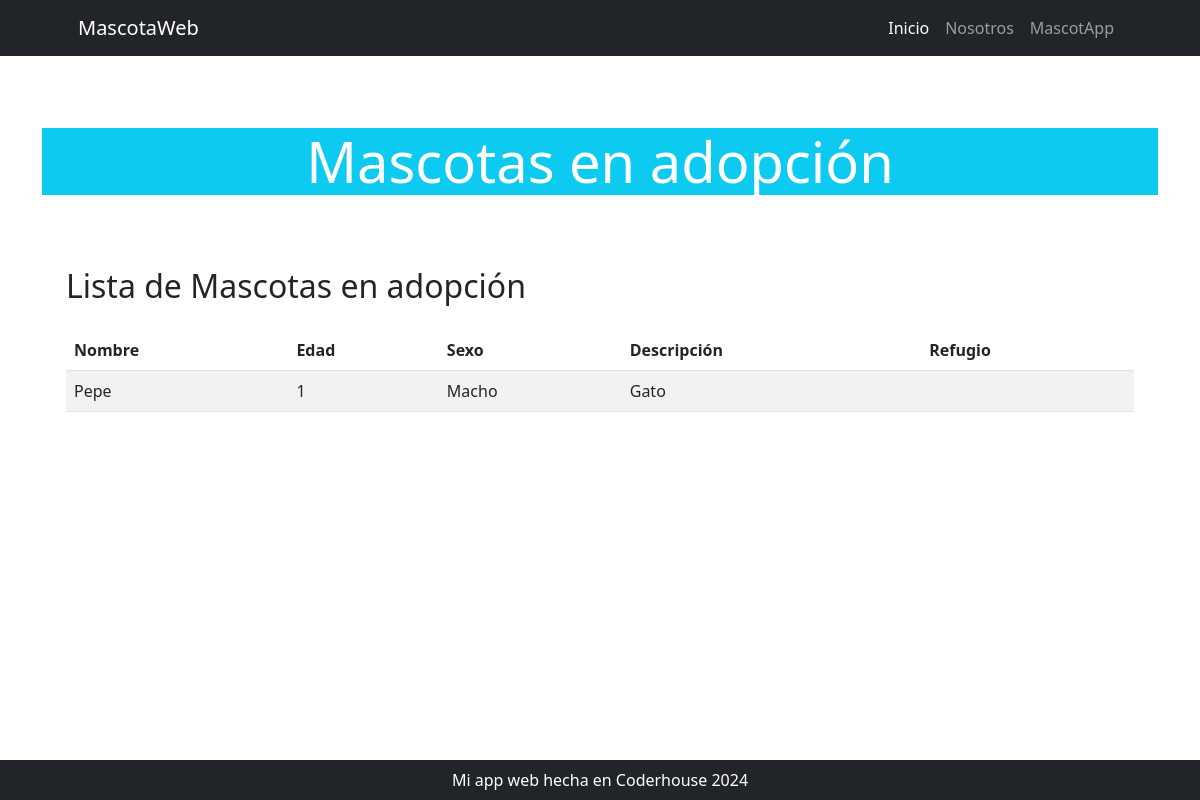
The page /mi_aplicacion/mascota/list on the database as committed earlier.
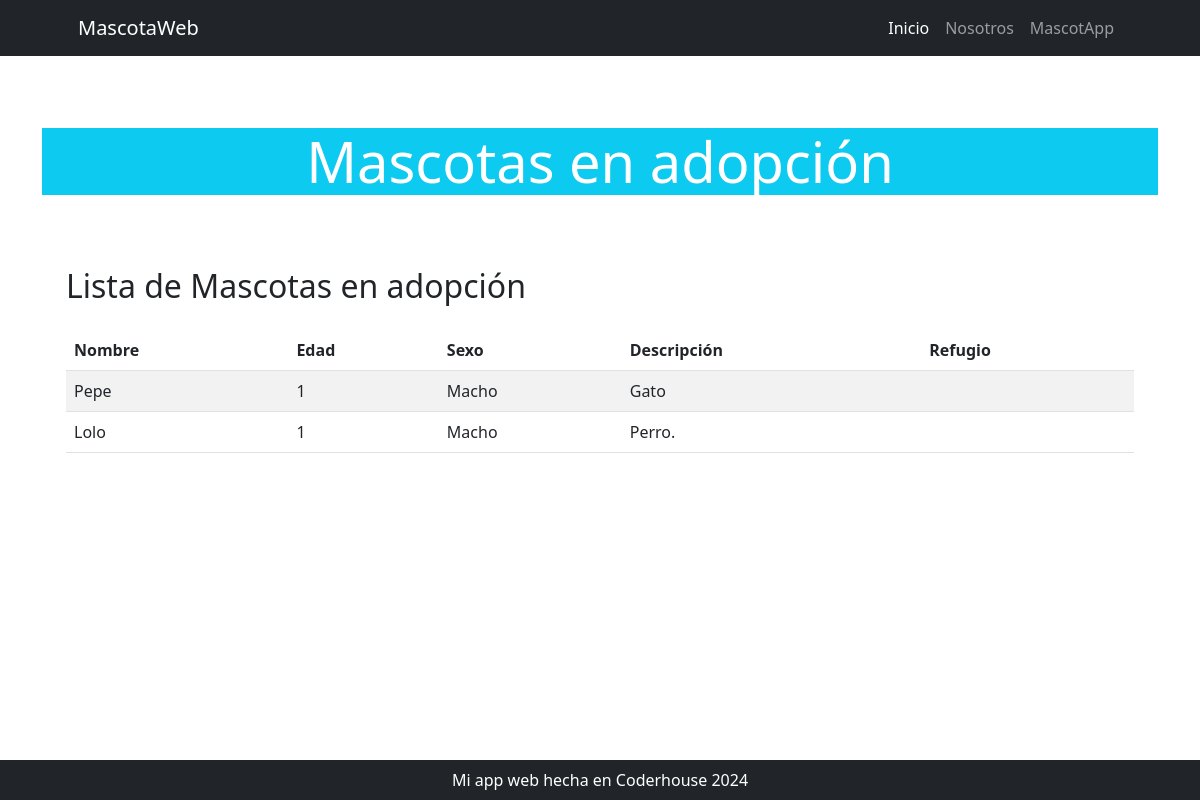
The same page on the database as committed later.
### mi_aplicacion/models.py (models this page shows, shortened)
class Mascota(models.Model):
    nombre = models.CharField(max_length=150)
    edad = models.IntegerField()
    sexo = models.CharField(max_length=1, choices=[('M', 'Macho'), ('H', 'Hembra')])
    descripcion = models.TextField()

### mi_aplicacion/views.py (the view)
# urls.py: path("mascota/list", views.MascotaList, name="mascota_list"),
def MascotaList(request):
  mascotas = Mascota.objects.filter(adoptante__isnull=True)
  return render(request, 'mi_aplicacion/mascota_list.html', {'mascotas': mascotas})

### mi_aplicacion/templates/mi_aplicacion/mascota_list.html (shortened to what this page needs)
{% extends 'core/base.html' %}
{% block body_title %}
    Mascotas en adopción
{% endblock body_title %}
{% block content %}
    <div class="container my-5">
        <h2 class="mb-4">Lista de Mascotas en adopción</h2>
        <table class="table table-striped">
            <thead>
                <tr>
                    <th scope="col">Nombre</th>
                    <th scope="col">Edad</th>
                    <th scope="col">Sexo</th>
                    <th scope="col">Descripción</th>
                    <th scope="col">Refugio</th>
                </tr>
            </thead>
            <tbody>
                {% for mascota in mascotas %}
                    <tr>
                        <td>{{ mascota.nombre }}</td>
                        <td>{{ mascota.edad }}</td>
                        <td>{{ mascota.get_sexo_display }}</td>
                        <td>{{ mascota.descripcion }}</td>
                        <td>{{ mascota.refugio.nombre }}</td>
                    </tr>
                {% endfor %}
            </tbody>
        </table>
    </div>
{% endblock content %}

Rows that differ between the two databases and show on the page:
added Mascota: nombre "Lolo", edad "1", sexo "Macho", descripcion "Perro."
